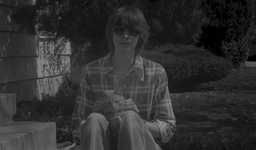
#> input picture unnamed.jpg, 256 x 150 px, shrunk from 512 x 301 before the run
$ python Histogram.py
#> lines starting #> are read from the running program, lines starting #| are printed output that depends on the picture
import cv2 as cv
from matplotlib import pyplot as plt


# کلاس هستگرام تعریف میکنیم
class histogram:
    def __init__(self):
        self.count = []
        self.r = []

    # تعداد فراوانی های پیکسل را را حساب میکند  فراوانی بدست می آید
    def getImagePixel(self, image, row, col):
        for con in range(0, 256):
            print('%', round(con / 256, 2) * 100)
            self.r.append(con)
            num = 0
            for i in range(0, row):
                for j in range(0, col):
                    if (image[i, j] == con):
                        num += 1
            self.count.append(num)

        return (self.r, self.count)

    # نمودار تغییرات سطوح خاکستری را به صورت نمودار نشان میدهد
    def show(self, inten, number):
        plt.stem(inten, number)
        plt.xlabel('intensity value')
        plt.ylabel('number of pixels')
        plt.title('Histogram of the original image')
        plt.show()

    # histogram_stretching که باعث کشیده شدن نمودار می شود
    def histogram_stretching(self, image, Min, Max):
        constant = (Max - Min) / (image.max() - image.min())

        img_stretch = img * constant
        return img_stretch

    # histogram_shrink که باعث جمع شدن  تغییرات سطوح خاکستری می شود
    def histogram_shrink(self, image, Min, Max):
        constant = (Max - Min) / (image.max() - image.min())
        img2 = image - image.min()
        img_stretch = (img2 * constant) + Min
        return img_stretch

    # Histogram_Sliding مقادیر سطوح خاکستری در یک عدد ثابت جمع خواهد شد
    def Histogram_Sliding(self, image, number):
        return (image + number) % 256

    # شروع برنامه برای اجرا شدن


if __name__ == '__main__':
    reazult = 'Stretchedunnamed.png'
    hist = histogram()
    # read image
    img = cv.imread('unnamed.jpg', 0)
#> img is the input picture: shape (150, 256); min 0, max 151, mean 47.5

    roww, coll = img.shape
#> roww = 150; coll = 256

    intensity, numbers = hist.getImagePixel(image=img, row=roww, col=coll)
#> intensity = 256 values from 0 to 255; numbers = 256 values, max 994 at index 28, min 0 at index 139, mean 150
    hist.show(intensity, numbers)
#> in show, `plt.show()`:
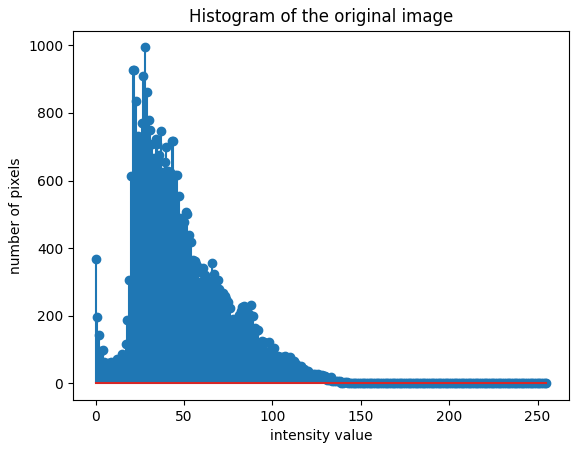
#> figure drawn by matplotlib, 1 panel; curve peaks at x = 28, y = 994

    # select gray level and run algoritm

    # resultimage = hist.histogram_stretching(img, 0, 255)
    resultimage = hist.histogram_shrink(img, 30, 180)
#> in histogram_shrink, `constant = (Max - Min) / (image.max() - image.min())`: constant = 0.993
#> in histogram_shrink, `img_stretch = (img2 * constant) + Min`:
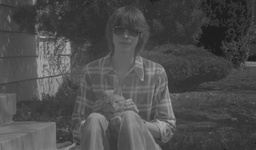
#> img_stretch: shape (150, 256) float64; min 30, max 180, mean 77.2
    # resultimage = hist.Histogram_Sliding(img, 30)
    # ساختن تصویر
    cv.imwrite(reazult, resultimage)
